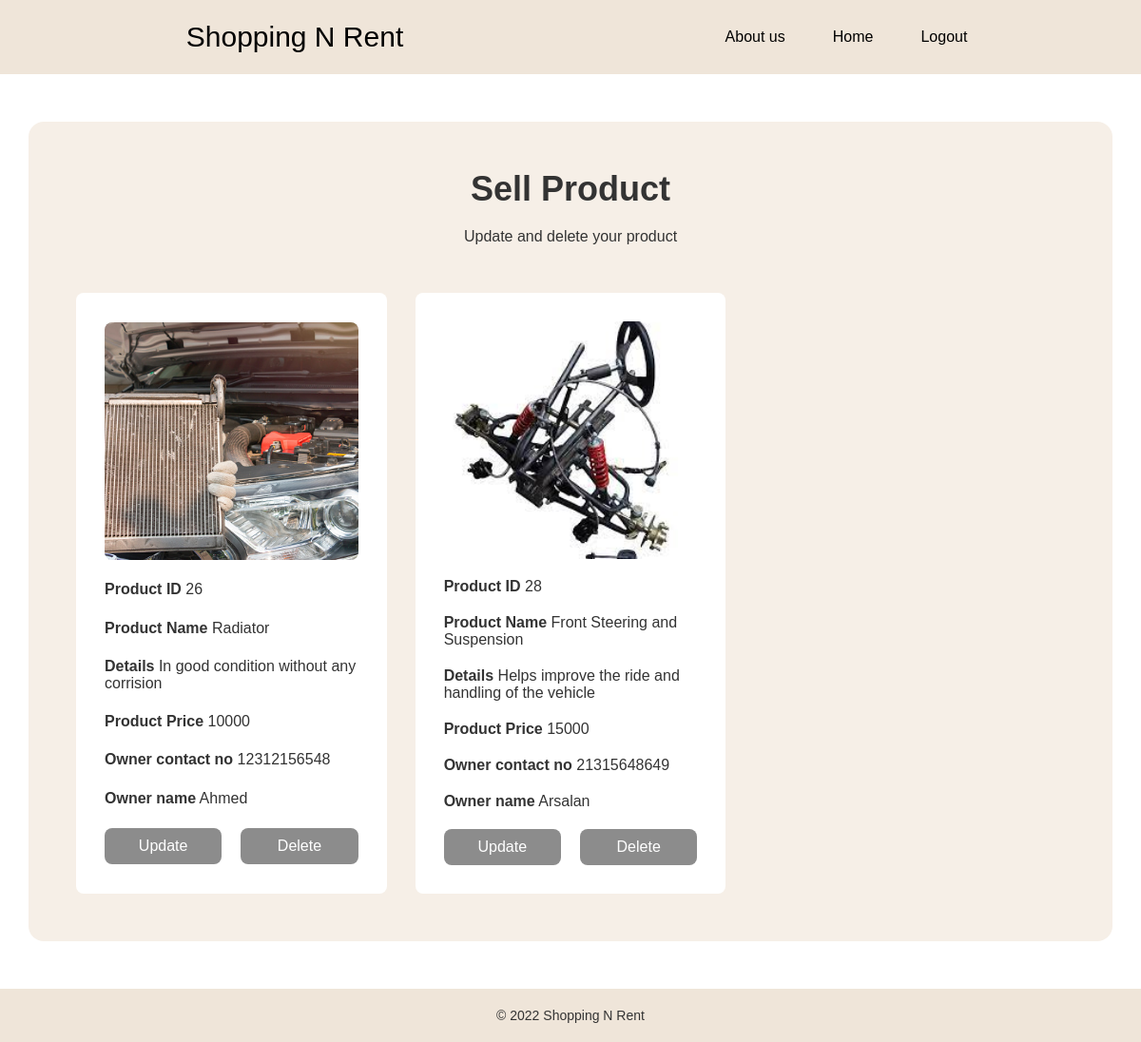
The page /sell-list-car-parts.php on the database its author committed.
### tables this page shows
CREATE TABLE `sell` (
  `id` int(11) NOT NULL,
  `c_id` int(11) NOT NULL,
  `email` varchar(255) NOT NULL,
  `name` varchar(50) NOT NULL,
  `description` varchar(50) NOT NULL,
  `price` varchar(11) NOT NULL,
  `contact` varchar(50) NOT NULL,
  `owner` varchar(255) NOT NULL,
  `image` varchar(255) NOT NULL
);

### sell-list-car-parts.php (the view, shortened to what this page needs)
<?php include "./profile-header.php"; ?>
<?php
	$connect = mysqli_connect("localhost", "root", "", "shopping");
?>
<section class="wrapper">
	<div class="wrapper-box">
		<div class="wrapper-heading">
			<h2>Sell Product</h2>
			<p>Update and delete your product</p>
		</div>
		<div class="grid-col3">
			<?php
				$query = "SELECT * FROM sell WHERE c_id = '2'";
				$result = mysqli_query($connect, $query);
				if(mysqli_num_rows($result) > 0)
				{
					while($row = mysqli_fetch_array($result))
				{
			?>
			<div class="wrapper-item">
			<img src="<?php echo 'img/'. $row['image']; ?>">
			    <p><b>Product ID</b> <?php echo $row["id"]; ?></p>
			    <p><b>Product Name</b> <?php echo $row["name"]; ?></p>
				<p><b>Details</b> <?php echo $row["description"]; ?></p>
				<p><b>Product Price</b> <?php echo $row["price"]; ?></p>
				<p><b>Owner contact no</b> <?php echo $row["contact"]; ?></p>
				<p><b>Owner name</b> <?php echo $row["owner"]; ?></p>
				<div class="wrapper-btns-col2">
				<a href="sell-update.php?id=<?php echo $row['id']; ?>" class='btn btn-primary btn-sm'>Update</a>
				<a href="user-sell-delete.php?id=<?php echo $row['id']; ?>" class='btn btn-primary btn-sm'>Delete</a>
				</div>
			</div>
		<?php
			}
		}
		?>
		</div>
	</div>
</section>
<?php include "./footer.php"; ?>

### assets/css/index.css (style rules this page uses)
:root { --transition150: all 150ms ease-in-out; --itemHoverShadow: 0 0 12px #d7d9d7, 0 0 12px #d7d9d7, 0 0 12px #d7d9d7; }
* { -webkit-box-sizing: inherit; box-sizing: inherit; }
*::before, *::after { -webkit-box-sizing: inherit; box-sizing: inherit; }
html { -webkit-box-sizing: border-box; box-sizing: border-box; font-size: 10px; cursor: default; }
body { display: grid; font: 1.6rem Arial, Helvetica, sans-serif; color: #333; margin: 0; }
section { padding: 50px 30px; }
h1, h2, h3, p { margin: 0; }
h2 { font-size: 3.6rem; }
img { width: 100%; max-width: 100%; height: auto; -o-object-fit: cover; object-fit: cover; border-radius: 8px; }
a { text-decoration: none; }
.wrapper { max-width: 160rem; margin: auto; }
.wrapper-box { display: grid; -webkit-box-align: start; -ms-flex-align: start; align-items: flex-start; padding: 50px; border-radius: 16px; background-color: #f6efe7; gap: 50px; }
.wrapper-heading { display: grid; gap: 20px; justify-items: center; }
.wrapper-item { display: grid; gap: 20px; border-radius: 8px; background-color: #fff; padding: 30px; -webkit-transition: var(--transition150); transition: var(--transition150); align-items: center; }
.wrapper-item img { height: 250px; }
.grid-col3 { display: grid; grid-template-columns: repeat(3, 1fr); gap: 30px; }
.wrapper-btns-col2 { display: grid; grid-template-columns: 1fr 1fr; gap: 20px; align-items: center; }
.btn { display: -webkit-box; display: -ms-flexbox; display: flex; color: #fff; background-color: #8c8c8c; padding: 10px 15px; border-radius: 8px; min-width: 10rem; -webkit-box-pack: center; -ms-flex-pack: center; justify-content: center; -webkit-box-align: center; -ms-flex-align: center; align-items: center; -webkit-transition: all 150ms ease-in-out; transition: all 150ms ease-in-out; font-size: 16px; width: 100%; }

### rows shown on the page
sell: image (picture), id "26", name "Radiator", description "In good condition without any corrision", price "10000", contact "12312156548", owner "Ahmed"
sell: image (picture), id "28", name "Front Steering and Suspension", description "Helps improve the ride and handling of the vehicle", price "15000", contact "21315648649", owner "Arsalan"
